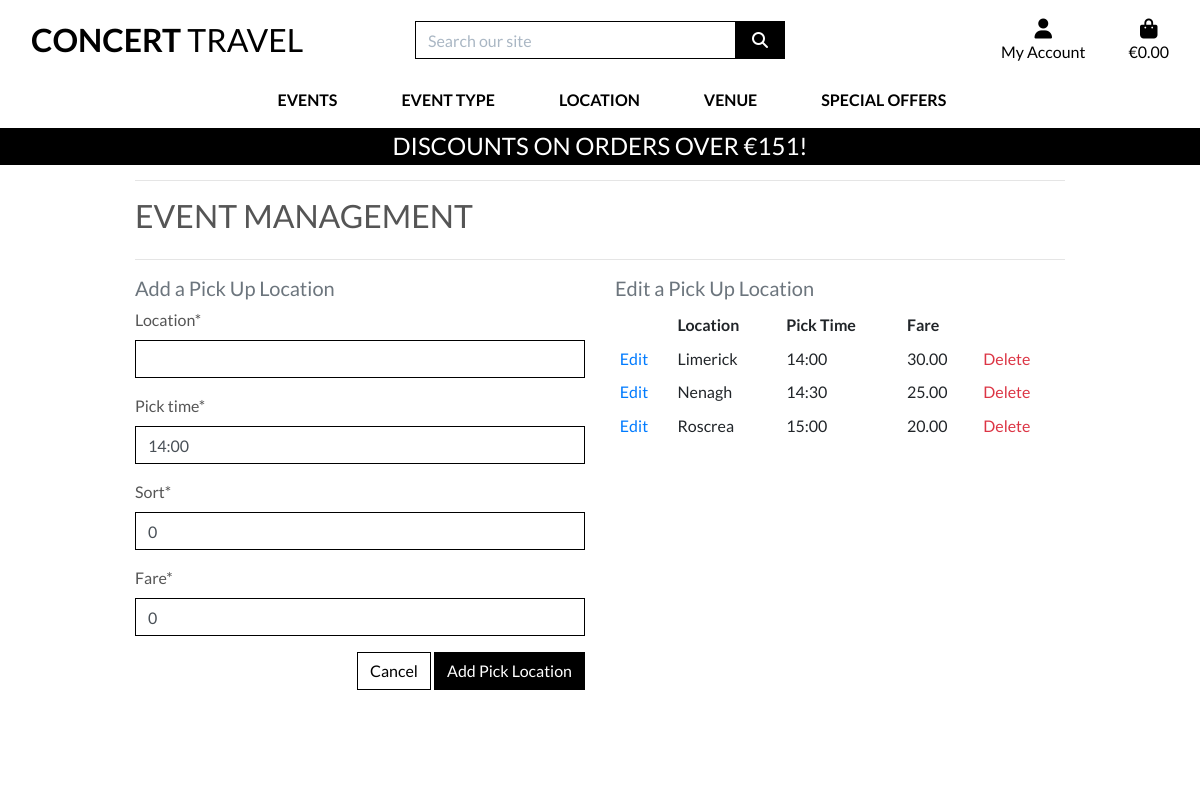
The page /events/add_pick/ (signed in) on the database as committed earlier.
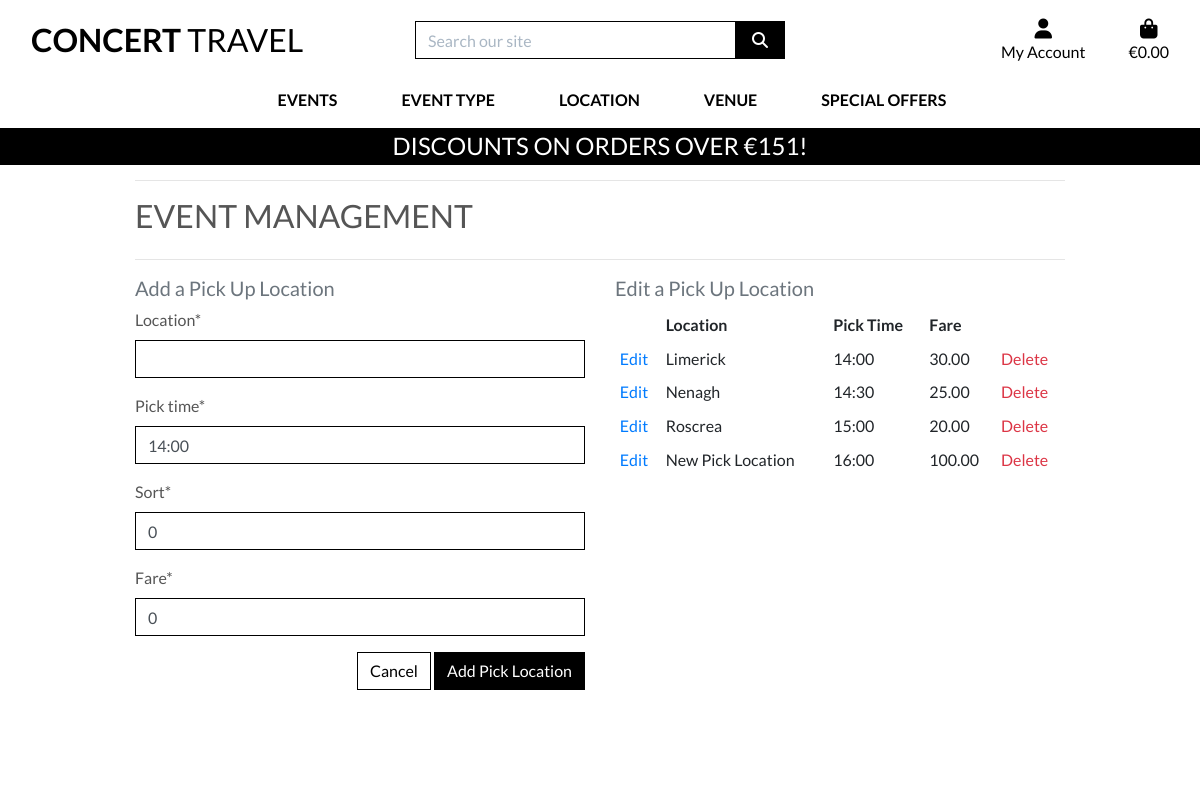
The same page on the database as committed later.
### events/models.py (models this page shows, shortened)
class PickLoc(models.Model):
    location = models.CharField(max_length=254)
    pick_time = models.CharField(max_length=20, default='14:00')
    sort = models.IntegerField(default=0)
    fare = models.DecimalField(max_digits=6, decimal_places=2, default=0)

### events/views.py (the view)
# urls.py: path('add_pick/', views.add_pick, name='add_pick'),
@login_required
def add_pick(request):
    if not request.user.is_superuser:
        messages.error(request, 'Sorry, only store owners can do that.')
        return redirect(reverse('home'))
    if request.method == 'POST':
        form = PickLocsForm(request.POST)
        if form.is_valid():
            pick = form.save()
            messages.success(request, 'Successfully added pick location!')
            return redirect(reverse('events'))
        else:
            messages.error(request, 'Failed to add pick location. Please ensure the form is valid.')
    else:
        form = PickLocsForm()
        picklocs = PickLoc.objects.all()
    template = 'events/add_pick.html'
    context = {
        'form': form,
        'picklocs':picklocs,
    }
    return render(request, template, context)

### events/forms.py
class PickLocsForm(forms.ModelForm):
    class Meta:
        model = PickLoc
        fields = '__all__'
    def __init__(self, *args, **kwargs):
        super().__init__(*args, **kwargs)
        picklocs = PickLoc.objects.all()
        for field_name, field in self.fields.items():
            field.widget.attrs['class'] = 'border-black rounded-0'

### events/templates/events/add_pick.html (shortened to what this page needs)
{% extends "base.html" %}
{% load static %}
{% block page_header %}
    <div class="container header-container">
    </div>
{% endblock %}
{% block content %}
    <div class="overlay"></div>
    <div class="container">
        <div class="row">
            <div class="col">
                <hr>
                <h2 class="logo-font mb-4">Event Management</h2>
                <hr>
            </div>
        </div>
        <div class="row">
            <div class="col-12 col-md-6">
                <h5 class="text-muted">Add a Pick Up Location</h5>
                <form method="POST" action="{% url 'add_pick' %}" class="form mb-2" enctype="multipart/form-data">
                    {% for field in form %}
                        {{ field | as_crispy_field }}
                    {% endfor %}
                    <div class="text-right">
                        <a class="btn btn-outline-black rounded-0" href="{% url 'events' %}">Cancel</a>
                        <button class="btn btn-black rounded-0" type="submit">Add Pick Location</button>
                    </div>
                </form>
            </div>
            <div class="col-12 col-md-6">
                <h5 class="text-muted">Edit a Pick Up Location</h5>
                <table class="table table-sm table-borderless">
                    <thead>
                        <tr>
                            <th></th>
                            <th>Location</th>
                            <th>Pick Time</th>
                            <th>Fare</th>
                        </tr>
                    </thead>
                    {% for p in picklocs %}
                        <tr>
                            <td><a href="{% url 'edit_pick' p.id %} ">Edit </a></td>
                            <td>{{ p.location}}</td>
                            <td>{{ p.pick_time}}</td>
                            <td>{{ p.fare}}</td>
                            <td><a href="{% url 'delete_pick' p.id %} " class="text-danger"> Delete</a></td>
                        </tr>
                    {% endfor%}
                </table>
            </div>
        </div>
    </div>
{% endblock %}

Rows that differ between the two databases and show on the page:
added PickLoc: location "New Pick Location", pick_time "16:00", fare "100.00"
